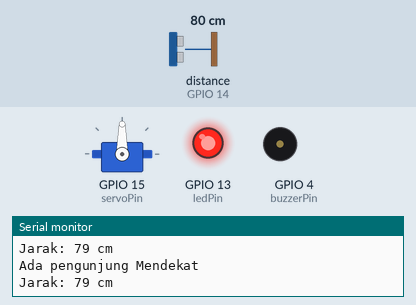
The sketch below on a simulated ESP32. Parts: servo, output pins drawn as LEDs (lit = HIGH), buzzer (waves = sounding), the last lines printed to the serial monitor. Wiring (from diagram.json): ultrasonic range finder: trigger GPIO 12; echo GPIO 14. The inputs (shaded band) are chosen by the test bench; at power-on: distance to the obstacle (sensor on GPIO 14) 80 cm. The echo pulse lasts 58.3 µs per cm; WiFi joins after 1.5 s; servers stay silent unless stated; no MQTT or app messages arrive unless stated; pins used as bus, display or sensor lines are not drawn.

Above: at 2.7 s.
2.8 s: distance to the obstacle (sensor on GPIO 14) set to 197 cm
4.7 s: distance to the obstacle (sensor on GPIO 14) set to 205 cm
At 6.5 s:
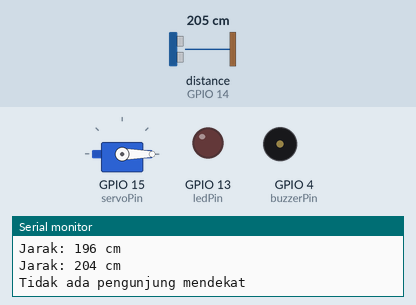
7.1 s: distance to the obstacle (sensor on GPIO 14) set to 2 cm
At 8.4 s:
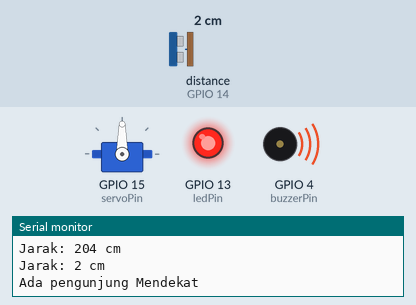
10.1 s: distance to the obstacle (sensor on GPIO 14) set to 250 cm
At 11.5 s:
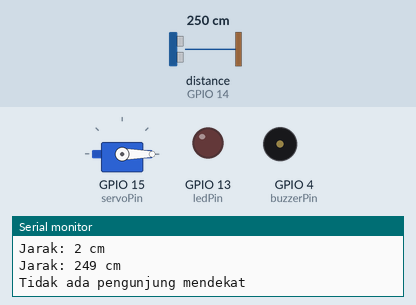
Timing chart, 0 to 13.1 s (numbered marks = the images above; inputs shaded):
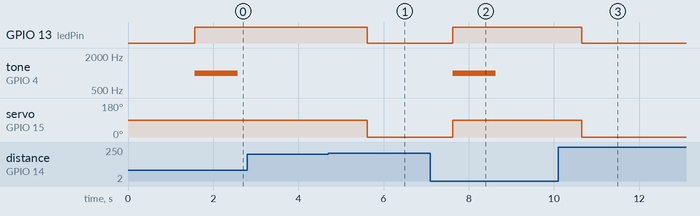

Measured:
- the behaviour switches between 201 and 202 cm on distance to the obstacle (sensor on GPIO 14) (found by bisection; images 0 and 1)
- after the input at 4.7 s, GPIO 13 (ledPin): HIGH → LOW after 0.91 s; servo on GPIO 15 (servoPin): 90° → 0° after 0.91 s
- after the input at 7.1 s, GPIO 13 (ledPin): LOW → HIGH after 0.53 s; tone on GPIO 4 (buzzerPin): silent → 1000 Hz after 0.53 s, → silent 1.0 s later; servo on GPIO 15 (servoPin): 0° → 90° after 0.53 s
- after the input at 10.1 s, GPIO 13 (ledPin): HIGH → LOW after 0.55 s; servo on GPIO 15 (servoPin): 90° → 0° after 0.55 s

The sketch:

sketch.ino
```cpp
#include <ESP32Servo.h>
#include <WiFi.h>
#include <PubSubClient.h>
#include <ArduinoJson.h>

const int trigPin = 12;  // Pin Trigger sensor ultrasonik
const int echoPin = 14;  // Pin Echo sensor ultrasonik
const int ledPin = 13;   // Pin LED
const int servoPin = 15; // Pin motor servo
const int buzzerPin = 4; // Pin buzzer

Servo myservo;

bool personDetected = false;
unsigned long buzzerStartTime = 0;
const unsigned long buzzerDuration = 1000; // Duration for the buzzer to sound in milliseconds

// WiFi and MQTT configuration
const char* ssid = "Wokwi-GUEST";  // Replace with your WiFi SSID
const char* password = "";  // Replace with your WiFi password
const char* mqtt_server = "public.mqtthq.com";
const int mqtt_port = 1883;
const char* mqtt_topic = "undip/tekkom/tugas/akhir/data";  // Replace with your MQTT topic
const char* lwt_message = "{\"status\":\"ESP32 disconnected\"}";

WiFiClient espClient;
PubSubClient client(espClient);

void setup_wifi() {
  delay(10);
  Serial.println();
  Serial.print("Connecting to ");
  Serial.println(ssid);

  WiFi.begin(ssid, password);

  while (WiFi.status() != WL_CONNECTED) {
    delay(500);
    Serial.print(".");
  }

  Serial.println("");
  Serial.println("WiFi connected");
  Serial.println("IP address: ");
  Serial.println(WiFi.localIP());
}

void reconnect() {
  while (!client.connected()) {
    Serial.print("Attempting MQTT connection...");
    // Set the Last Will and Testament (LWT) message
    if (client.connect("ESP32Client", mqtt_topic, 0, true, lwt_message)) {
      Serial.println("connected");
    } else {
      Serial.print("failed, rc=");
      Serial.print(client.state());
      Serial.println(" try again in 5 seconds");
      delay(5000);
    }
  }
}

void setup() {
  Serial.begin(115200);
  pinMode(trigPin, OUTPUT);
  pinMode(echoPin, INPUT);
  pinMode(ledPin, OUTPUT);
  pinMode(buzzerPin, OUTPUT);
  myservo.attach(servoPin);

  setup_wifi();
  client.setServer(mqtt_server, mqtt_port);
}

void loop() {
  if (!client.connected()) {
    reconnect();
  }
  client.loop();

  long duration, distance;

  // Mengirim sinyal trigger
  digitalWrite(trigPin, LOW);
  delayMicroseconds(2);
  digitalWrite(trigPin, HIGH);
  delayMicroseconds(10);
  digitalWrite(trigPin, LOW);

  // Menerima sinyal echo
  duration = pulseIn(echoPin, HIGH);

  // Menghitung jarak berdasarkan waktu echo
  distance = (duration * 0.0343) / 2;

  Serial.print("Jarak: ");
  Serial.print(distance);
  Serial.println(" cm");

  // Create JSON document
  StaticJsonDocument<200> jsonDoc;
  char distanceStr[16];
  snprintf(distanceStr, sizeof(distanceStr), "%ld cm", distance);
  jsonDoc["distance"] = distanceStr;
  const char* statusMessage;

  // Atur kondisi untuk mengaktifkan servo, LED, dan buzzer
  if (distance <= 200) {
    myservo.write(90);   // Posisi tengah untuk motor servo
    digitalWrite(ledPin, HIGH);  // Nyalakan LED

    if (!personDetected) {
      personDetected = true;
      buzzerStartTime = millis();
      tone(buzzerPin, 1000); // Start the buzzer
      Serial.println("Ada pengunjung Mendekat");
      statusMessage = "ada pengunjung Mendekat";
    } else {
      statusMessage = "ada pengunjung Mendekat";
    }

    // Turn off the buzzer after the duration has passed
    if (millis() - buzzerStartTime >= buzzerDuration) {
      noTone(buzzerPin);
    }
  } else {
    myservo.write(0);    // Posisi awal untuk motor servo
    digitalWrite(ledPin, LOW);   // Matikan LED
    noTone(buzzerPin);
    if (personDetected) {
      personDetected = false;
      Serial.println("Tidak ada pengunjung mendekat");
      statusMessage = "tidak ada pengunjung masuk";
    } else {
      statusMessage = "tidak ada pengunjung masuk";
    }
  }

  jsonDoc["status"] = statusMessage;

  // Serialize JSON document to string
  char jsonBuffer[256];
  serializeJson(jsonDoc, jsonBuffer);

  // Publish JSON to MQTT
  client.publish(mqtt_topic, jsonBuffer);

  delay(1000); // Tunggu sebentar sebelum membaca ulang sensor
}
```
